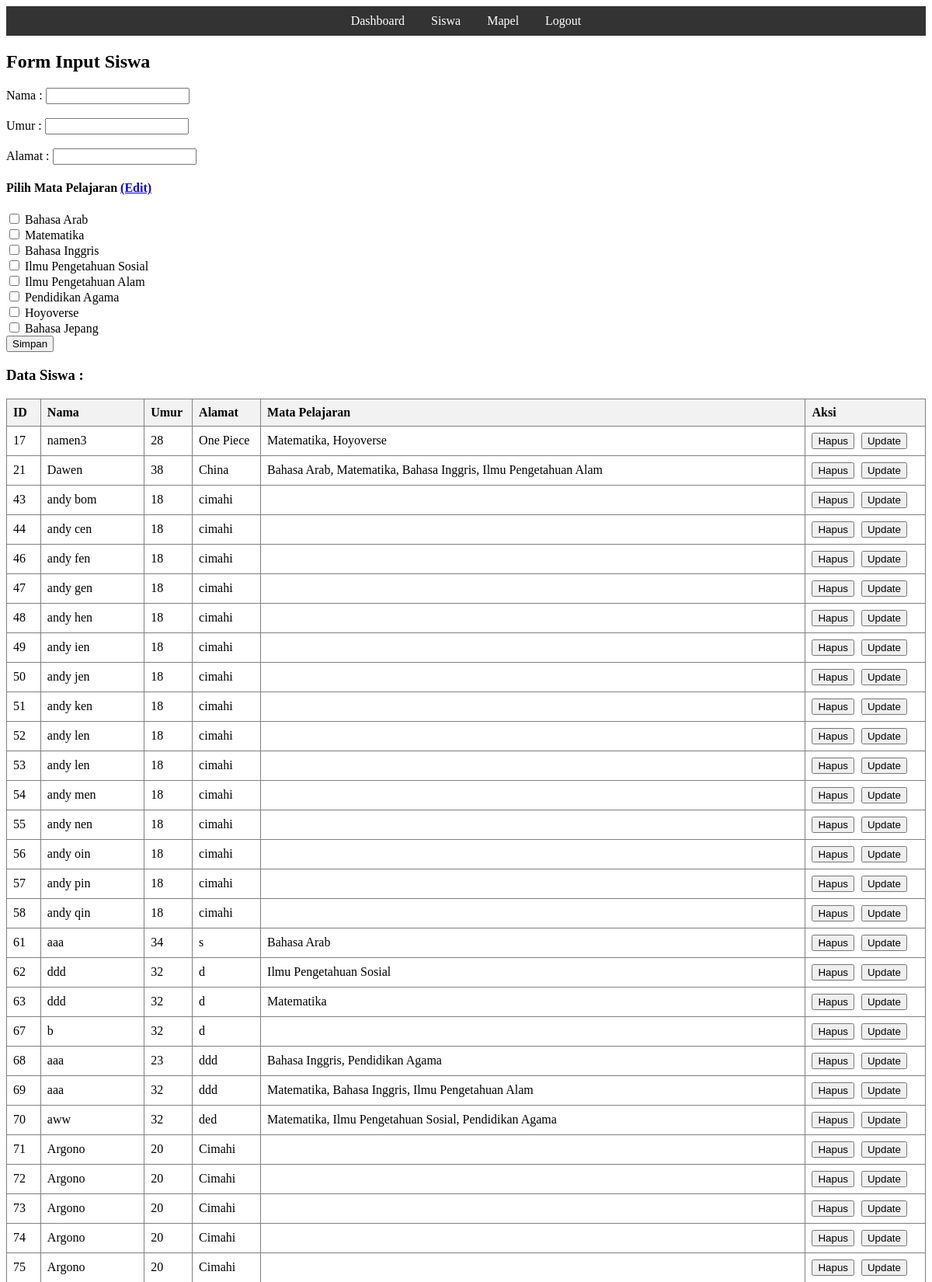
The app's page /siswa/index.php (signed in, upper part) with its own data.
### tables this page shows
CREATE TABLE `mapel` (
  `id_mapel` int(11) NOT NULL,
  `nama` varchar(50) DEFAULT NULL
);

CREATE TABLE `siswa` (
  `id` int(11) NOT NULL,
  `nama` varchar(100) DEFAULT NULL,
  `umur` int(11) DEFAULT NULL,
  `alamat` varchar(255) DEFAULT NULL
);

### siswa/tampil.php (the view, shortened to what this page needs)
<?php
include '../koneksi.php';
$result = $koneksi->query("SELECT * FROM siswa");
echo "<table border='1' cellpadding='10' cellspacing='0'>";
echo "<tr>
        <th>ID</th>
        <th>Nama</th>
        <th>Umur</th>
        <th>Alamat</th>
        <th>Mata Pelajaran</th>
        <th>Aksi</th>
    </tr>";
while($row = $result->fetch_assoc()) {
    echo "<tr>
        <td>{$row['id']}</td>
        <td>{$row['nama']}</td>
        <td>{$row['umur']}</td>
        <td>{$row['alamat']}</td>
        <td>";
        $id_siswa = $row['id'];
        $mapel_result = $koneksi->query("SELECT mapel.nama
                                FROM siswa_mapel
                                JOIN mapel ON siswa_mapel.id_mapel = mapel.id_mapel
                                WHERE siswa_mapel.id_siswa = $id_siswa
                                ");
        $nama_mapel = [];
        while($mapel = $mapel_result->fetch_assoc()) {
            $nama_mapel[] = $mapel['nama'];
        }
        echo implode(', ', $nama_mapel);
    echo  "</td>
        <td>
            <form action='hapus.php' method='post' style='display:inline' onsubmit='return confirm(\"Yakin Ingin Hapus Data ?\")'>
            <input type='hidden' name='id' value='{$row['id']}'>
            <input type='submit' value='Hapus'>
            </form>
            <form action='update.php' method='post' style='display:inline'>
            <input type='hidden' name='id' value='{$row['id']}'>
            <input type='submit' value='Update'>
            </form>
            </td>
    </tr>";
}
echo "</table>";
?>

### siswa/index.php (shortened to what this page needs)
<?php
include $_SERVER['DOCUMENT_ROOT'] . '/latihan-php/procedural/nav.php';
?>
<!DOCTYPE html>
<html lang="en">
<head>
</head>
<body>
    <h2>Form Input Siswa</h2>
    <form action="simpan.php" method="post">
        <label for="nama">Nama : </label>
        <input type="text" name="nama" id="nama" required/><br/><br/>
        <label for="umur">Umur : </label>
        <input type="number" name="umur" id="umur" required/><br/><br/>
        <label for="alamat">Alamat : </label>
        <input type="text" name="alamat" id="alamat" required/><br/>
        <h4>Pilih Mata Pelajaran <a href="../mapel/index_mapel.php">(Edit)</a> </h4>
        <?php
        $koneksi = new mysqli("localhost", "root", "", "db_siswa");
        $result = $koneksi->query("SELECT * FROM mapel");
        while ($row = $result->fetch_assoc()) {
            echo "<label>
                    <input type='checkbox' name='mapel[]' value='{$row['id_mapel']}'> {$row['nama']}
                </label>
                <br/>" ;
        }
        ?>
        <input type="submit" value="Simpan"></input>
    </form>
    <h3>Data Siswa :</h3>
    <?php
    include "tampil.php"
    ?>
</body>
</html>

### siswa/index.php (style rules this page uses)
table { border-collapse: collapse; width: 100%; }
th, td { text-align: left; padding: 8px; }
th { background-color: #f2f2f2; }
input[type="submit"] { margin-right: 5px; }

### records on screen
mapel: nama "Bahasa Arab"
mapel: nama "Matematika"
mapel: nama "Bahasa Inggris"
mapel: nama "Ilmu Pengetahuan Sosial"
mapel: nama "Ilmu Pengetahuan Alam"
mapel: nama "Pendidikan Agama"
mapel: nama "Hoyoverse"
mapel: nama "Bahasa Jepang"
siswa: id "17", nama "namen3", umur "28", alamat "One Piece", nama_mapel "Matematika, Hoyoverse"
siswa: id "21", nama "Dawen", umur "38", alamat "China", nama_mapel "Bahasa Arab, Matematika, Bahasa Inggris, Ilmu Pengetahuan Alam"
siswa: id "43", nama "andy bom", umur "18", alamat "cimahi"
siswa: id "44", nama "andy cen", umur "18", alamat "cimahi"
siswa: id "46", nama "andy fen", umur "18", alamat "cimahi"
siswa: id "47", nama "andy gen", umur "18", alamat "cimahi"
siswa: id "48", nama "andy hen", umur "18", alamat "cimahi"
siswa: id "49", nama "andy ien", umur "18", alamat "cimahi"
siswa: id "50", nama "andy jen", umur "18", alamat "cimahi"
siswa: id "51", nama "andy ken", umur "18", alamat "cimahi"
siswa: id "52", nama "andy len", umur "18", alamat "cimahi"
siswa: id "53", nama "andy len", umur "18", alamat "cimahi"
siswa: id "54", nama "andy men", umur "18", alamat "cimahi"
siswa: id "55", nama "andy nen", umur "18", alamat "cimahi"
siswa: id "56", nama "andy oin", umur "18", alamat "cimahi"
siswa: id "57", nama "andy pin", umur "18", alamat "cimahi"
siswa: id "58", nama "andy qin", umur "18", alamat "cimahi"
siswa: id "61", nama "aaa", umur "34", alamat "s", nama_mapel "Bahasa Arab"
siswa: id "62", nama "ddd", umur "32", alamat "d", nama_mapel "Ilmu Pengetahuan Sosial"
siswa: id "63", nama "ddd", umur "32", alamat "d", nama_mapel "Matematika"
siswa: id "67", nama "b", umur "32", alamat "d"
siswa: id "68", nama "aaa", umur "23", alamat "ddd", nama_mapel "Bahasa Inggris, Pendidikan Agama"
siswa: id "69", nama "aaa", umur "32", alamat "ddd", nama_mapel "Matematika, Bahasa Inggris, Ilmu Pengetahuan Alam"
siswa: id "70", nama "aww", umur "32", alamat "ded", nama_mapel "Matematika, Ilmu Pengetahuan Sosial, Pendidikan Agama"
siswa: id "71", nama "Argono", umur "20", alamat "Cimahi"
siswa: id "72", nama "Argono", umur "20", alamat "Cimahi"
siswa: id "73", nama "Argono", umur "20", alamat "Cimahi"
siswa: id "74", nama "Argono", umur "20", alamat "Cimahi"
siswa: id "75", nama "Argono", umur "20", alamat "Cimahi"
